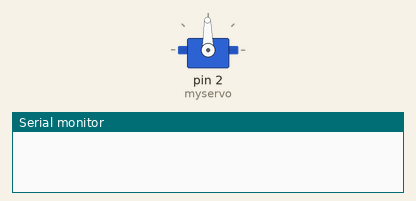
Recording of a sketch running on a simulated Arduino Uno, built with avr-gcc and run on an emulated ATmega328P. Parts: servo, the last lines printed to the serial monitor.

Above: at 1.05 s.
At 2.3 s:
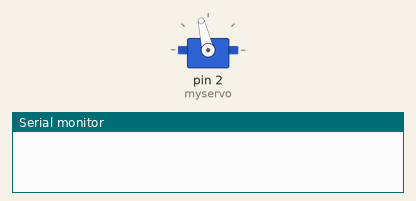
At 4.65 s:
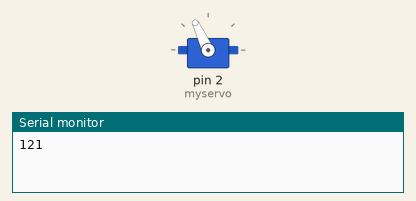
At 8.3 s:
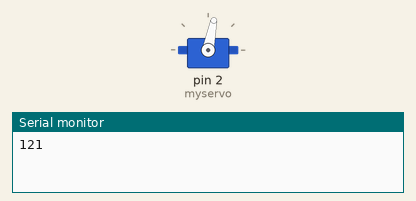
Timing chart, 0 to 11.9 s (numbered marks = the images above):
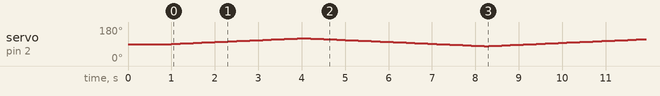

The sketch:

Knob.ino
```cpp
/*
 Controlling a servo position using a potentiometer (variable resistor)
 by Michal Rinott <http://people.interaction-ivrea.it/m.rinott>

 modified on 8 Nov 2013
 by Scott Fitzgerald
 http://www.arduino.cc/en/Tutorial/Knob
*/

#include <Servo.h>

Servo myservo;  // create Servo object to control a servo

int ford=1,back,ii;  // analog pin used to connect the potentiometer
int val;    // variable to read the value from the analog pin

void setup() {
  ii=90;
  myservo.attach(2);  // attaches the servo on pin 9 to the Servo object
  myservo.write(90);                  // sets the servo position according to the scaled value
  delay(1000);
  Serial.begin(9600);
}

void loop() {

if (ford==1)
{
  ii+=1;
  myservo.write(ii);
  delay (100);
  if (ii>120)
  {
    ford=0;
    Serial.println(ii);
  }

}
else
{
  ii-=1;
  myservo.write(ii);
  delay (100);
  if (ii<80)
  {
    ford=1;
  }
}


                       // waits for the servo to get there
}
```
